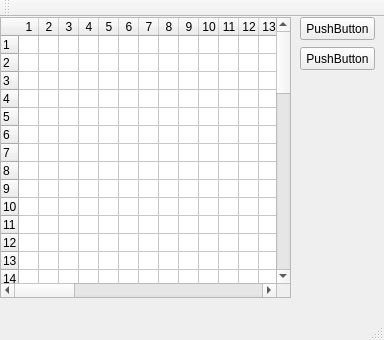
<?xml version="1.0" encoding="UTF-8"?>
<ui version="4.0">
 <class>MainWindow</class>
 <widget class="QMainWindow" name="MainWindow">
  <property name="geometry">
   <rect>
    <x>0</x>
    <y>0</y>
    <width>384</width>
    <height>340</height>
   </rect>
  </property>
  <property name="windowTitle">
   <string>MainWindow</string>
  </property>
  <widget class="QWidget" name="centralWidget">
   <widget class="QTableWidget" name="tableWidget">
    <property name="geometry">
     <rect>
      <x>0</x>
      <y>0</y>
      <width>291</width>
      <height>281</height>
     </rect>
    </property>
    <property name="showGrid">
     <bool>true</bool>
    </property>
    <property name="rowCount">
     <number>50</number>
    </property>
    <property name="columnCount">
     <number>50</number>
    </property>
    <attribute name="horizontalHeaderDefaultSectionSize">
     <number>5</number>
    </attribute>
    <attribute name="horizontalHeaderMinimumSectionSize">
     <number>5</number>
    </attribute>
    <attribute name="verticalHeaderDefaultSectionSize">
     <number>5</number>
    </attribute>
    <attribute name="verticalHeaderMinimumSectionSize">
     <number>5</number>
    </attribute>
    <row/>
    <row/>
    <row/>
    <row/>
    <row/>
    <row/>
    <row/>
    <row/>
    <row/>
    <row/>
    <row/>
    <row/>
    <row/>
    <row/>
    <row/>
    <row/>
    <row/>
    <row/>
    <row/>
    <row/>
    <row/>
    <row/>
    <row/>
    <row/>
    <row/>
    <row/>
    <row/>
    <row/>
    <row/>
    <row/>
    <row/>
    <row/>
    <row/>
    <row/>
    <row/>
    <row/>
    <row/>
    <row/>
    <row/>
    <row/>
    <row/>
    <row/>
    <row/>
    <row/>
    <row/>
    <row/>
    <row/>
    <row/>
    <row/>
    <row/>
    <column/>
    <column/>
    <column/>
    <column/>
    <column/>
    <column/>
    <column/>
    <column/>
    <column/>
    <column/>
    <column/>
    <column/>
    <column/>
    <column/>
    <column/>
    <column/>
    <column/>
    <column/>
    <column/>
    <column/>
    <column/>
    <column/>
    <column/>
    <column/>
    <column/>
    <column/>
    <column/>
    <column/>
    <column/>
    <column/>
    <column/>
    <column/>
    <column/>
    <column/>
    <column/>
    <column/>
    <column/>
    <column/>
    <column/>
    <column/>
    <column/>
    <column/>
    <column/>
    <column/>
    <column/>
    <column/>
    <column/>
    <column/>
    <column/>
    <column/>
   </widget>
   <widget class="QPushButton" name="pushButton">
    <property name="geometry">
     <rect>
      <x>300</x>
      <y>0</y>
      <width>75</width>
      <height>23</height>
     </rect>
    </property>
    <property name="text">
     <string>PushButton</string>
    </property>
   </widget>
   <widget class="QPushButton" name="pushButton_2">
    <property name="geometry">
     <rect>
      <x>300</x>
      <y>30</y>
      <width>75</width>
      <height>23</height>
     </rect>
    </property>
    <property name="text">
     <string>PushButton</string>
    </property>
   </widget>
   <widget class="QTableWidget" name="tableWidget_2">
    <property name="geometry">
     <rect>
      <x>810</x>
      <y>410</y>
      <width>181</width>
      <height>181</height>
     </rect>
    </property>
    <property name="showGrid">
     <bool>true</bool>
    </property>
    <property name="rowCount">
     <number>50</number>
    </property>
    <property name="columnCount">
     <number>50</number>
    </property>
    <attribute name="horizontalHeaderDefaultSectionSize">
     <number>15</number>
    </attribute>
    <attribute name="horizontalHeaderMinimumSectionSize">
     <number>15</number>
    </attribute>
    <attribute name="verticalHeaderDefaultSectionSize">
     <number>15</number>
    </attribute>
    <row/>
    <row/>
    <row/>
    <row/>
    <row/>
    <row/>
    <row/>
    <row/>
    <row/>
    <row/>
    <row/>
    <row/>
    <row/>
    <row/>
    <row/>
    <row/>
    <row/>
    <row/>
    <row/>
    <row/>
    <row/>
    <row/>
    <row/>
    <row/>
    <row/>
    <row/>
    <row/>
    <row/>
    <row/>
    <row/>
    <row/>
    <row/>
    <row/>
    <row/>
    <row/>
    <row/>
    <row/>
    <row/>
    <row/>
    <row/>
    <row/>
    <row/>
    <row/>
    <row/>
    <row/>
    <row/>
    <row/>
    <row/>
    <row/>
    <row/>
    <column/>
    <column/>
    <column/>
    <column/>
    <column/>
    <column/>
    <column/>
    <column/>
    <column/>
    <column/>
    <column/>
    <column/>
    <column/>
    <column/>
    <column/>
    <column/>
    <column/>
    <column/>
    <column/>
    <column/>
    <column/>
    <column/>
    <column/>
    <column/>
    <column/>
    <column/>
    <column/>
    <column/>
    <column/>
    <column/>
    <column/>
    <column/>
    <column/>
    <column/>
    <column/>
    <column/>
    <column/>
    <column/>
    <column/>
    <column/>
    <column/>
    <column/>
    <column/>
    <column/>
    <column/>
    <column/>
    <column/>
    <column/>
    <column/>
    <column/>
   </widget>
   <widget class="QTableWidget" name="tableWidget_3">
    <property name="geometry">
     <rect>
      <x>810</x>
      <y>250</y>
      <width>181</width>
      <height>181</height>
     </rect>
    </property>
    <property name="showGrid">
     <bool>true</bool>
    </property>
    <property name="rowCount">
     <number>50</number>
    </property>
    <property name="columnCount">
     <number>50</number>
    </property>
    <attribute name="horizontalHeaderDefaultSectionSize">
     <number>15</number>
    </attribute>
    <attribute name="horizontalHeaderMinimumSectionSize">
     <number>15</number>
    </attribute>
    <attribute name="verticalHeaderDefaultSectionSize">
     <number>15</number>
    </attribute>
    <row/>
    <row/>
    <row/>
    <row/>
    <row/>
    <row/>
    <row/>
    <row/>
    <row/>
    <row/>
    <row/>
    <row/>
    <row/>
    <row/>
    <row/>
    <row/>
    <row/>
    <row/>
    <row/>
    <row/>
    <row/>
    <row/>
    <row/>
    <row/>
    <row/>
    <row/>
    <row/>
    <row/>
    <row/>
    <row/>
    <row/>
    <row/>
    <row/>
    <row/>
    <row/>
    <row/>
    <row/>
    <row/>
    <row/>
    <row/>
    <row/>
    <row/>
    <row/>
    <row/>
    <row/>
    <row/>
    <row/>
    <row/>
    <row/>
    <row/>
    <column/>
    <column/>
    <column/>
    <column/>
    <column/>
    <column/>
    <column/>
    <column/>
    <column/>
    <column/>
    <column/>
    <column/>
    <column/>
    <column/>
    <column/>
    <column/>
    <column/>
    <column/>
    <column/>
    <column/>
    <column/>
    <column/>
    <column/>
    <column/>
    <column/>
    <column/>
    <column/>
    <column/>
    <column/>
    <column/>
    <column/>
    <column/>
    <column/>
    <column/>
    <column/>
    <column/>
    <column/>
    <column/>
    <column/>
    <column/>
    <column/>
    <column/>
    <column/>
    <column/>
    <column/>
    <column/>
    <column/>
    <column/>
    <column/>
    <column/>
   </widget>
  </widget>
  <widget class="QMenuBar" name="menuBar">
   <property name="geometry">
    <rect>
     <x>0</x>
     <y>0</y>
     <width>384</width>
     <height>21</height>
    </rect>
   </property>
  </widget>
  <widget class="QToolBar" name="mainToolBar">
   <attribute name="toolBarArea">
    <enum>TopToolBarArea</enum>
   </attribute>
   <attribute name="toolBarBreak">
    <bool>false</bool>
   </attribute>
  </widget>
  <widget class="QStatusBar" name="statusBar"/>
 </widget>
 <layoutdefault spacing="6" margin="11"/>
 <resources/>
 <connections/>
</ui>
